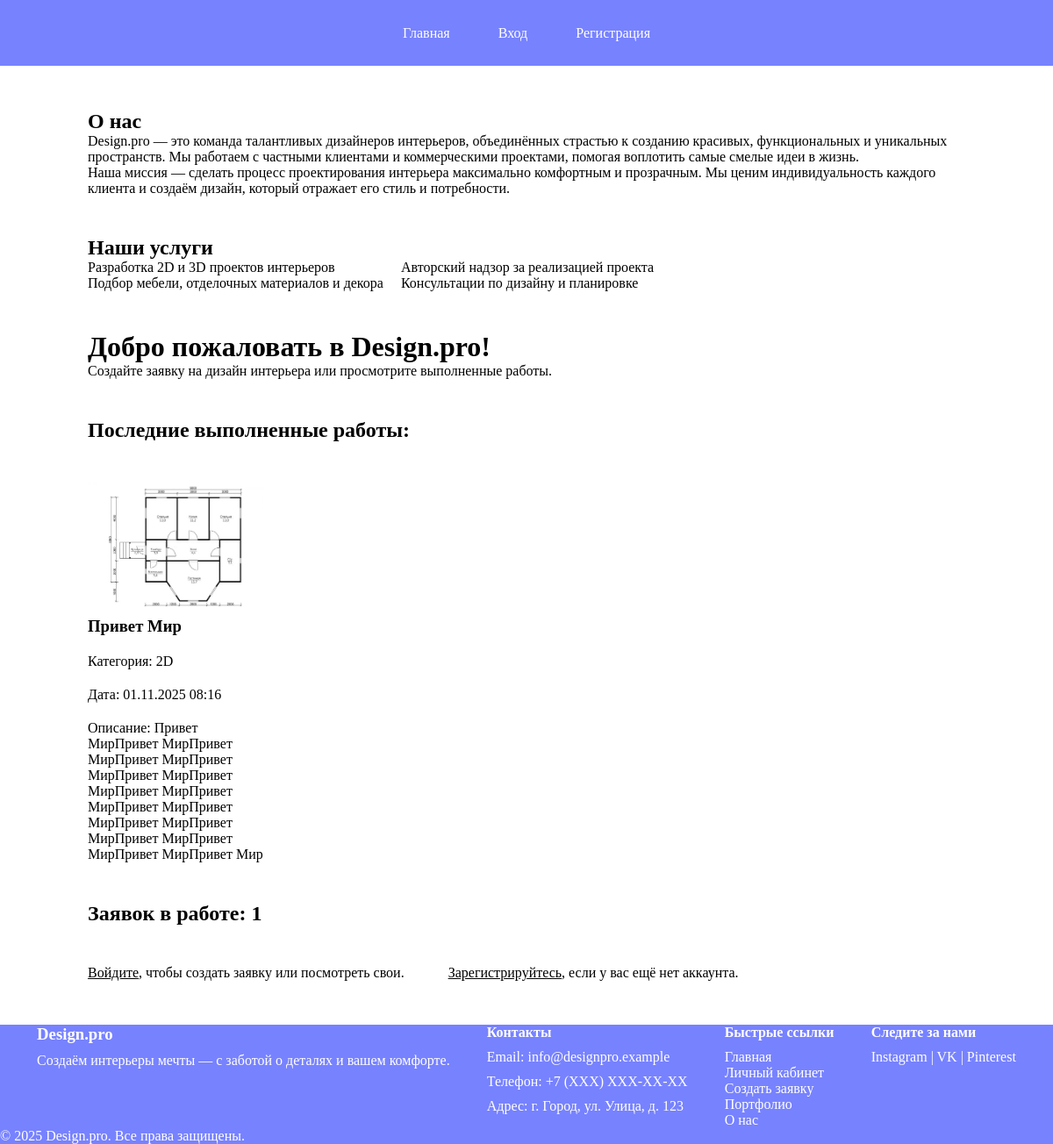
Before: /main/ with the older database file.
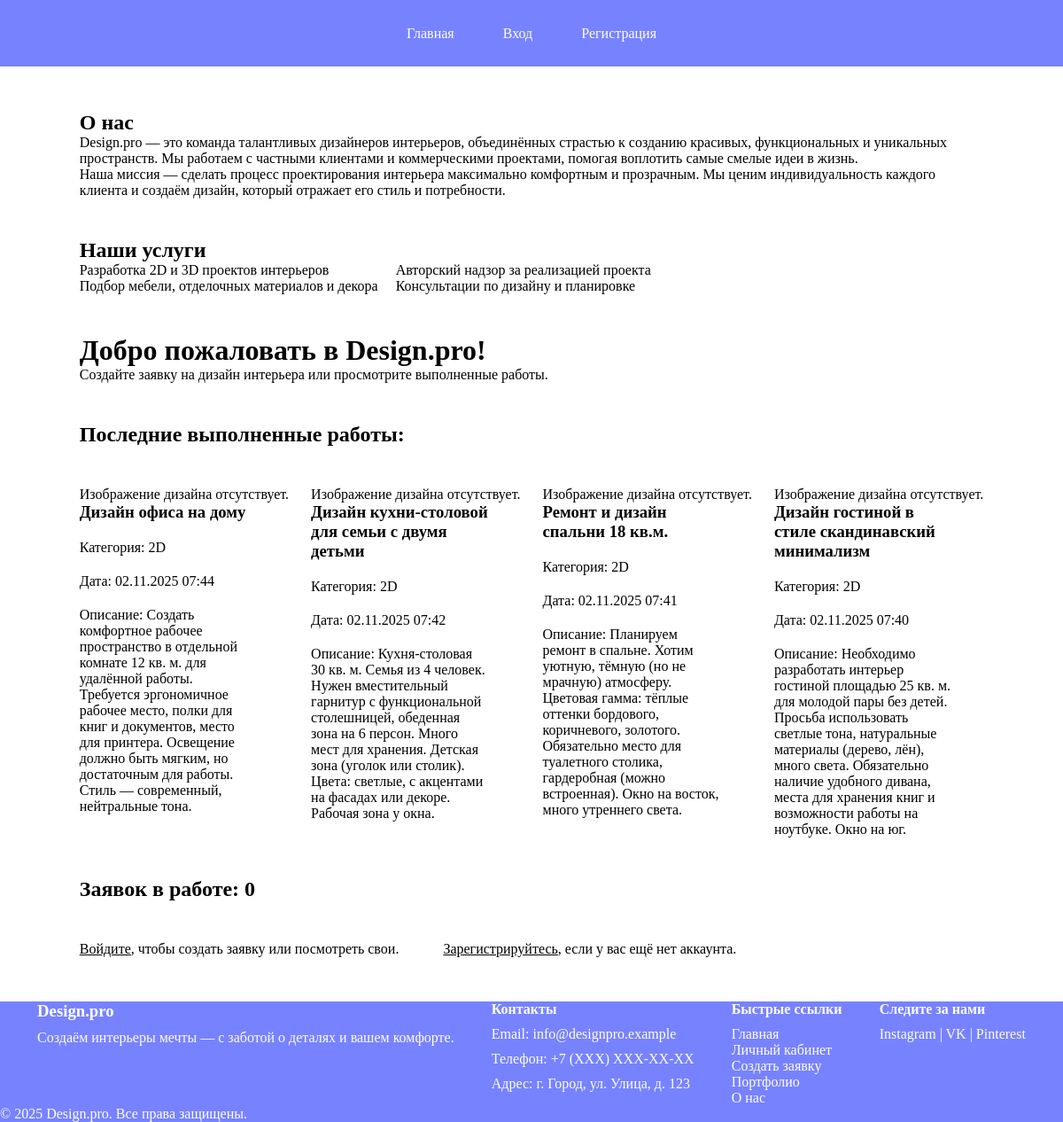
After: the same page with the newer database file.
### main/models.py (models this page shows, shortened)
class DesignRequest(models.Model):
    STATUS_CHOICES = [
        ('new', 'Новая'),
        ('in_progress', 'Принято'),
        ('complited', 'Выполнено'),
    ]
    user = models.ForeignKey(User, on_delete=models.CASCADE, related_name='requests')
    title = models.CharField(max_length=200, null=False, blank=False, verbose_name='Заголовок')
    description = models.TextField(null=False, blank=False, verbose_name='Описание')
    category = models.ForeignKey(Category, on_delete=models.CASCADE)
    plan_image = models.ImageField(upload_to='plan_img/', validators=[validate_image_extension_and_size])
    status = models.CharField(max_length=20, choices=STATUS_CHOICES, default='new')
    created_at = models.DateTimeField(auto_now_add=True)
    design_image = models.ImageField(upload_to='design_img/', validators=[validate_image_extension_and_size], blank=True, null=True)
    admin_comment = models.TextField(null=True, blank=True)
    class Meta:
        verbose_name = 'Заявка на дизайн'
        verbose_name_plural = "Заявки на дизайн"
        ordering = ['-created_at']

class Category(models.Model):
    name = models.CharField(max_length=100, unique=True)
    class Meta:
        verbose_name= 'Категория'
        verbose_name_plural = "Категории"

### main/views.py (the view)
# urls.py: 2. Add a URL to urlpatterns:  path('', views.home, name='home')
def home(request):
    completed_requests = DesignRequest.objects.filter(status='complited').order_by('-created_at')[:4]
    in_progress_count = DesignRequest.objects.filter(status='in_progress').count()
    return render(request, 'main_app/home.html', {
        'completed_requests': completed_requests,
        'in_progress_count': in_progress_count
    })

### templates/main_app/home.html (shortened to what this page needs)
{% extends "base.html" %}
{% load static %}
{% block content %}
    <section class="about">
        <h2>О нас</h2>
        <p>
            Design.pro — это команда талантливых дизайнеров интерьеров, объединённых страстью к созданию
            красивых, функциональных и уникальных пространств. Мы работаем с частными клиентами и коммерческими
            проектами, помогая воплотить самые смелые идеи в жизнь.
        </p>
        <p>
            Наша миссия — сделать процесс проектирования интерьера максимально комфортным и прозрачным.
            Мы ценим индивидуальность каждого клиента и создаём дизайн, который отражает его стиль и потребности.
        </p>
    </section>
    <section class="service">
        <h2>Наши услуги</h2>
        <ul>
            <div>
                <li>Разработка 2D и 3D проектов интерьеров</li>
                <li>Подбор мебели, отделочных материалов и декора</li>
            </div>
            <div>
                <li>Авторский надзор за реализацией проекта</li>
                <li>Консультации по дизайну и планировке</li>
            </div>
        </ul>
    </section>
    <div>
        <h1>Добро пожаловать в Design.pro!</h1>
        <p>Создайте заявку на дизайн интерьера или просмотрите выполненные работы.</p>
    </div>
    <h2>Последние выполненные работы:</h2>
    {% if completed_requests %}
        <div class="completed-requests">
            {% for req in completed_requests %}
                <div>
                <div class="request-item-image">
                    {% if req.design_image %}
                        <img src="{{ req.design_image.url }}" alt="Дизайн {{ req.title }}"
                             style="max-width: 200px; height: auto;">
                    {% else %}
                        <p>Изображение дизайна отсутствует.</p>
                    {% endif %}
                </div>
                <div class="request-item">
                    <div class="request-item-text">
                        <h3>{{ req.title }}</h3>
                        <p>Категория: {{ req.category.name }}</p>
                        <p>Дата: {{ req.created_at|date:"d.m.Y H:i" }}</p>
                        <p>Описание: {{ req.description }}</p>
                    </div>
                </div>
                </div>
            {% endfor %}
        </div>
    {% else %}
        <p>Выполненных работ пока нет.</p>
    {% endif %}
    <h2>Заявок в работе: {{ in_progress_count }}</h2>
    {% if user.is_authenticated %}
        {% if user.is_staff %}
            <div class="link">
                <p><a href="{% url 'admin_dashboard' %}">Перейти в админ-панель</a></p>
                <p><a href="{% url 'manage_categories' %}">Управление категориями</a></p>
            </div>
        {% else %}
            <div class="link">
                <p><a href="{% url 'user_dashboard' %}">Перейти в ваш личный кабинет</a></p>
                <p><a href="{% url 'create_request' %}">Создать новую заявку</a></p>
            </div>
        {% endif %}
    {% else %}
        <div class="link">
            <p><a href="{% url 'login' %}">Войдите</a>, чтобы создать заявку или посмотреть свои.</p>
            <p><a href="{% url 'register' %}">Зарегистрируйтесь</a>, если у вас ещё нет аккаунта.</p>
        </div>
    {% endif %}
{% endblock %}

### templates/base.html (shortened to what this page needs)
<!DOCTYPE html>
<html lang="ru">
<head>
    {% load static %}
    <link rel="stylesheet" href="{% static 'css/style.css' %}">
</head>
<body>
<header class='wrapper'>
    <nav>
        <div>
            <a href="{% url 'home' %}">Главная</a>
            {% if user.is_authenticated %}
                {% if user.is_staff %}
                    <a href="{% url 'admin_dashboard' %}">Админ-панель</a>
                    <a href="{% url 'manage_categories' %}">Управление категориями</a>
                {% else %}
                    <a href="{% url 'user_dashboard' %}">Личный кабинет</a>
                    <a href="{% url 'create_request' %}">Создать заявку</a>
                {% endif %}
                </div>
                <div class="link-register">
                <li>
                    <form method="post" action="{% url 'logout' %}">
                        {% csrf_token %}
                        <button type="submit" class="logoutBase">
                            Выход ({{ user.username }})
                        </button>
                    </form>
                </li>
            {% else %}
                <a href="{% url 'login' %}">Вход</a>
                <a href="{% url 'register' %}">Регистрация</a>
            {% endif %}
            </div>
    </nav>
</header>
<main class='wrapper'>
    {% block content %}
    {% endblock %}
</main>
<footer class="wrapper">
    <div class="footer-container">
        <div class="footer-section">
            <h3>Design.pro</h3>
            <p>Создаём интерьеры мечты — с заботой о деталях и вашем комфорте.</p>
        </div>
        <div class="footer-section">
            <h4>Контакты</h4>
            <p>Email: info@designpro.example</p>
            <p>Телефон: +7 (XXX) XXX-XX-XX</p>
            <p>Адрес: г. Город, ул. Улица, д. 123</p>
        </div>
        <div class="footer-section">
            <h4>Быстрые ссылки</h4>
            <ul>
                <li><a href="{% url 'home' %}">Главная</a></li>
                <li><a href="{% url 'user_dashboard' %}">Личный кабинет</a></li>
                <li><a href="{% url 'create_request' %}">Создать заявку</a></li>
                <li><a href="#">Портфолио</a></li>
                <li><a href="#">О нас</a></li>
            </ul>
        </div>
        <div class="footer-section">
            <h4>Следите за нами</h4>
            <div class="social-links">
                <a href="#" target="_blank">Instagram</a> |
                <a href="#" target="_blank">VK</a> |
                <a href="#" target="_blank">Pinterest</a>
            </div>
        </div>
    </div>
    <p>&copy; {% now "Y" %} Design.pro. Все права защищены.</p>
</footer>
</body>
</html>

### static/css/style.css (style rules this page uses)
* { padding: 0; margin: 0; box-sizing: border-box; }
.wrapper { width: 100%; }
header { background-color: #7782ff; }
header > nav { display: flex; height: 75px; margin: auto; justify-content: space-around; align-content: center; flex-wrap: wrap; }
header > nav > div { display: flex; flex-wrap: wrap; gap: 55px; }
body { display: flex; flex-direction: column; gap: 50px; }
main { display: flex; flex-direction: column; gap: 45px; justify-content: space-around; align-content: space-around; flex-wrap: wrap; }
li { list-style-type: none; }
footer a, header a, .logoutBase { text-decoration: none; color: #ffffff; }
.about { width: 1000px; }
.service > ul { display: flex; gap: 20px; }
.completed-requests { display: flex; flex-wrap: wrap; gap: 25px; }
.request-item { display: flex; gap: 20px; }
.link { display: flex; gap: 50px; }
.link > p > a { color: black; }
.request-item-text { display: flex; flex-direction: column; gap: 20px; width: 200px; }
footer { background-color: #7782ff; color: white; }
.footer-container { display: flex; justify-content: space-evenly; }
.footer-container > div { display: flex; flex-direction: column; gap: 10px; }

Changed rows visible on the page:
removed DesignRequest: design_image (picture), title "Привет Мир", category.name "2D", created_at "01.11.2025 08:16", description "Привет МирПривет МирПривет МирПривет МирПривет МирПривет МирПривет МирПривет МирПривет МирПривет МирПривет МирПривет МирПривет МирПривет МирПривет МирПривет МирПривет Мир"
added DesignRequest: design_image "Изображение дизайна отсутствует.", title "Дизайн офиса на дому", category.name "2D", created_at "02.11.2025 07:44", description "Создать комфортное рабочее пространство в отдельной комнате 12 кв. м. для удалённой работы. Требуется эргономичное рабочее место, полки для книг и документов, место для принтера. Освещение должно быть мягким, но достаточным для работы. Стиль — современный, нейтральные тона."
added DesignRequest: design_image "Изображение дизайна отсутствует.", title "Дизайн кухни-столовой для семьи с двумя детьми", category.name "2D", created_at "02.11.2025 07:42", description "Кухня-столовая 30 кв. м. Семья из 4 человек. Нужен вместительный гарнитур с функциональной столешницей, обеденная зона на 6 персон. Много мест для хранения. Детская зона (уголок или столик). Цвета: светлые, с акцентами на фасадах или декоре. Рабочая зона у окна."
added DesignRequest: design_image "Изображение дизайна отсутствует.", title "Ремонт и дизайн спальни 18 кв.м.", category.name "2D", created_at "02.11.2025 07:41", description "Планируем ремонт в спальне. Хотим уютную, тёмную (но не мрачную) атмосферу. Цветовая гамма: тёплые оттенки бордового, коричневого, золотого. Обязательно место для туалетного столика, гардеробная (можно встроенная). Окно на восток, много утреннего света."
added DesignRequest: design_image "Изображение дизайна отсутствует.", title "Дизайн гостиной в стиле скандинавский минимализм", category.name "2D", created_at "02.11.2025 07:40", description "Необходимо разработать интерьер гостиной площадью 25 кв. м. для молодой пары без детей. Просьба использовать светлые тона, натуральные материалы (дерево, лён), много света. Обязательно наличие удобного дивана, места для хранения книг и возможности работы на ноутбуке. Окно на юг."
Other visible differences:
{{ in_progress_count }}: "1" → "0"
